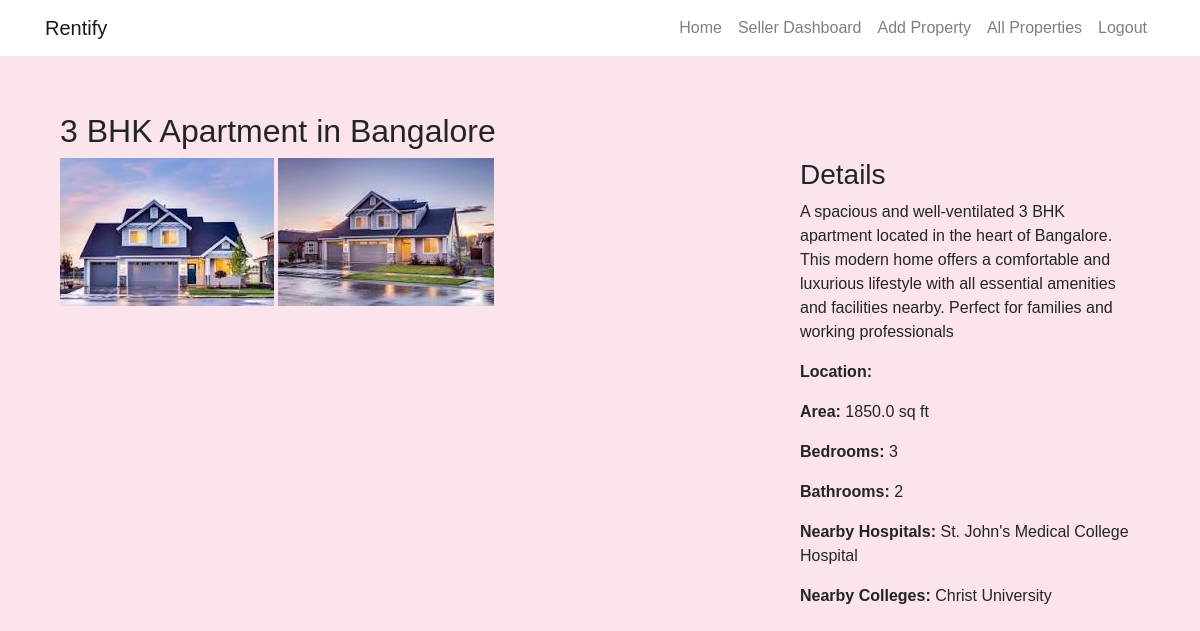
Before: /property/1/ (signed in) with the older database file.
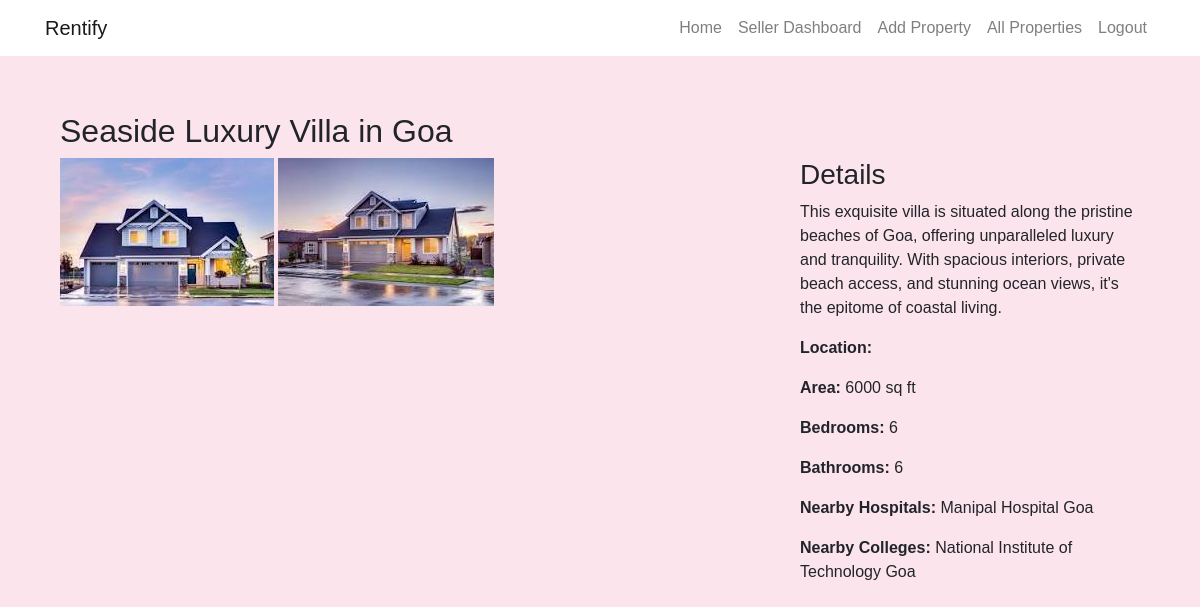
After: the same page with the newer database file.
### rentals/models.py (models this page shows, shortened)
class Property(models.Model):
    owner = models.ForeignKey(User, on_delete=models.CASCADE)
    title = models.CharField(max_length=255)
    description = models.TextField()
    country = models.CharField(max_length=100,default="Your Default Country")
    state = models.CharField(max_length=100,default="Your Default State")
    district = models.CharField(max_length=100,default="Your Default District")
    pincode = models.CharField(max_length=10,default="Your Default Pincode")
    city = models.CharField(max_length=255,default="Your Default City")
    area = models.CharField(max_length=255,default="Your Default Area")
    bedrooms = models.IntegerField()
    bathrooms = models.IntegerField()
    nearby_hospitals = models.TextField()
    nearby_colleges = models.TextField()
    created_at = models.DateTimeField(auto_now_add=True)
    updated_at = models.DateTimeField(auto_now=True)
    price = models.FloatField(default=0)

class PropertyPhoto(models.Model):
    property = models.ForeignKey(Property, on_delete=models.CASCADE, related_name='photos')
    photo = models.ImageField(upload_to='property_photos/')
    uploaded_at = models.DateTimeField(auto_now_add=True)

### rentals/views.py (the view)
# urls.py: path('property/<int:property_id>/', views.property_detail, name='property_detail'),
@login_required
def property_detail(request, property_id):
    property = get_object_or_404(Property, id=property_id)
    return render(request, 'buyer/property_detail.html', {'property': property})

### templates/buyer/property_detail.html (shortened to what this page needs)
{% extends 'navbar.html'%} {% block body %}
<div class="container my-2 py-2">
  <h2>{{ property.title }}</h2>
  <div class="row">
    <div class="col-md-8">
      {% for photo in property.photos.all %}
      <img
        src="{{ photo.photo.url }}"
        class="img-fluid"
        alt="{{ property.title }}"
      />
      {% endfor %}
    </div>
    <div class="col-md-4">
      <h3>Details</h3>
      <p>{{ property.description }}</p>
      <p><strong>Location:</strong> {{ property.location }}</p>
      <p><strong>Area:</strong> {{ property.area }} sq ft</p>
      <p><strong>Bedrooms:</strong> {{ property.bedrooms }}</p>
      <p><strong>Bathrooms:</strong> {{ property.bathrooms }}</p>
      <p><strong>Nearby Hospitals:</strong> {{ property.nearby_hospitals }}</p>
      <p><strong>Nearby Colleges:</strong> {{ property.nearby_colleges }}</p>
    </div>
  </div>
</div>
{% endblock %}

### templates/navbar.html (shortened to what this page needs)
{% load static %}
<!DOCTYPE html>
<html lang="en">
  <head>
    <link
      rel="stylesheet"
      href="https://stackpath.bootstrapcdn.com/bootstrap/4.5.2/css/bootstrap.min.css"
    />
  </head>
  <body>
<nav class="navbar navbar-expand-lg navbar-light">
  <div class="container">
    <a class="navbar-brand" href="{% url 'index' %}">Rentify</a>
    <div class="collapse navbar-collapse" id="navbarNav">
      <ul class="navbar-nav ml-auto">
        <li class="nav-item">
          <a class="nav-link" href="">Home</a>
        </li>
        {% if user.is_authenticated %}
          {% if user.userprofile.user_type == "seller" %}
            <li class="nav-item">
              <a class="nav-link" href="{% url 'seller_dashboard' %}">Seller Dashboard</a>
            </li>
             <li class="nav-item">
              <a class="nav-link" href="{% url 'post_property' %}">Add Property</a>
            </li>
             <li class="nav-item">
              <a class="nav-link" href="{% url 'seller_properties' %}">All Properties</a>
            </li>
          <li class="nav-item">
            <a class="nav-link" href="{% url 'logout' %}">Logout</a>
          </li>
{% endif %}
        {% endif %}
      </ul>
    </div>
  </div>
</nav>
    <div class="container mt-5">
{% block body %}
{% endblock %}
</div>
  </body>
</html>

### templates/navbar.html (style rules this page uses)
body { background-color: #fce4ec; font-family: Arial, sans-serif; }
.navbar { background-color: #fff; }

Changed rows visible on the page:
changed Property: title "3 BHK Apartment in Bangalore" → "Seaside Luxury Villa in Goa"; description "A spacious and well-ventilated 3 BHK apartment located in the heart of Bangalore. This modern home offers a comfortable and luxurious lifestyle with all essential amenities and facilities nearby. Perfect for families and working professionals" → "This exquisite villa is situated along the pristine beaches of Goa, offering unparalleled luxury and tranquility. With spacious interiors, private beach access, and stunning ocean views, it's the epitome of coastal living."; area "1850.0" → "6000"; bedrooms "3" → "6"; bathrooms "2" → "6"; nearby_hospitals "St. John's Medical College Hospital" → "Manipal Hospital Goa"; nearby_colleges "Christ University" → "National Institute of Technology Goa"
